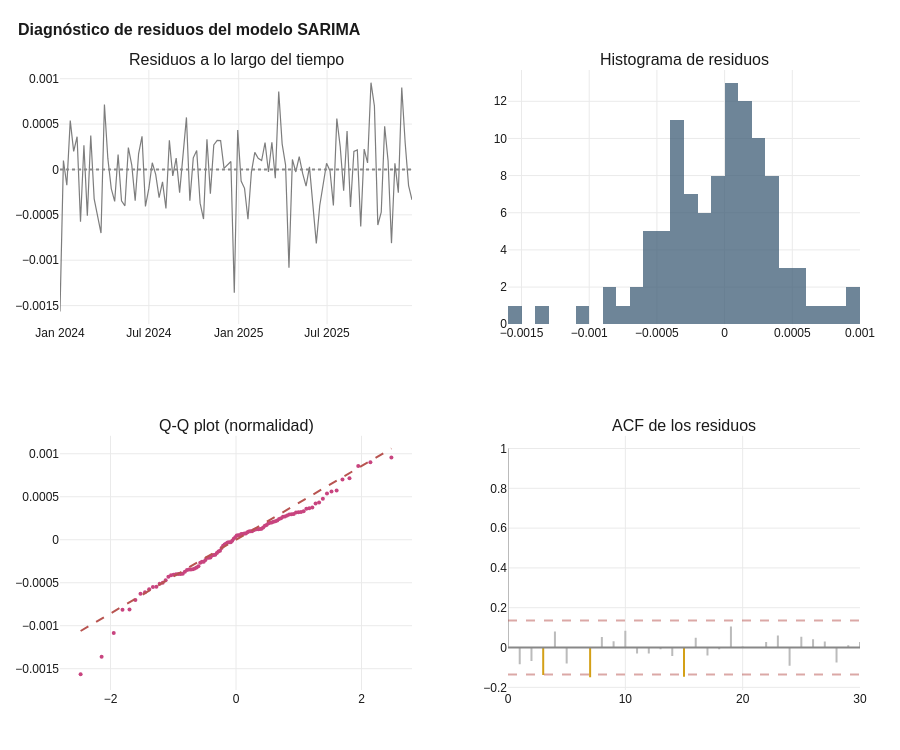

Here is the notebook cell this chart was saved with:
### Code cell
# 5.3 Diagnóstico de residuos
residuos_modelo = ajuste.resid[ajuste.loglikelihood_burn:]

# Test de Ljung-Box (residuos no autocorrelacionados)
print("DIAGNÓSTICO DE RESIDUOS DEL MODELO SARIMA")
print("=" * 70)
print("\nTest de Ljung-Box (H0: los residuos NO están autocorrelacionados)")
lb_test = acorr_ljungbox(residuos_modelo, lags=[10, 20, 52], return_df=True)
print(lb_test.to_string())
if (lb_test["lb_pvalue"] > 0.05).all():
    print("\n   ✓ p-valores > 0,05 → no hay evidencia de autocorrelación residual")
else:
    print("\n   ⚠ Algún p-valor ≤ 0,05 → existe autocorrelación residual en algún lag")

# Test de normalidad (Jarque-Bera)
jb_stat, jb_pvalue = jarque_bera(residuos_modelo)
print(f"\nTest de Jarque-Bera de normalidad de residuos:")
print(f"   Estadístico: {jb_stat:.4f}   p-valor: {jb_pvalue:.4f}")

# Visualización del diagnóstico
fig = make_subplots(
    rows=2, cols=2,
    subplot_titles=("Residuos a lo largo del tiempo", "Histograma de residuos",
                     "Q-Q plot (normalidad)", "ACF de los residuos"),
    horizontal_spacing=0.12, vertical_spacing=0.18,
)

# Residuos vs tiempo
fig.add_trace(go.Scatter(x=residuos_modelo.index, y=residuos_modelo.values/1e3,
                          mode="lines", line=dict(color=COLOR_NEUTRO, width=1.2),
                          showlegend=False), row=1, col=1)
fig.add_hline(y=0, line_dash="dot", line_color="#888", row=1, col=1)

# Histograma
fig.add_trace(go.Histogram(x=residuos_modelo.values/1e3, nbinsx=30,
                            marker_color=COLOR_INTERNACIONAL, opacity=0.75,
                            showlegend=False), row=1, col=2)

# Q-Q plot manual
from scipy import stats as scstats
qq_x = scstats.probplot(residuos_modelo, dist="norm")[0][0]
qq_y = scstats.probplot(residuos_modelo, dist="norm")[0][1] / 1e3
fig.add_trace(go.Scatter(x=qq_x, y=qq_y, mode="markers",
                          marker=dict(size=4, color=COLOR_NACIONAL), showlegend=False), row=2, col=1)
# Línea diagonal de referencia
fig.add_trace(go.Scatter(x=qq_x, y=qq_x * np.std(residuos_modelo)/1e3,
                          mode="lines", line=dict(color=COLOR_NEGATIVO, dash="dash"),
                          showlegend=False), row=2, col=1)

# ACF de residuos
acf_resid = acf(residuos_modelo, nlags=30, fft=False)
for i, val in enumerate(acf_resid):
    color = COLOR_DESTACAR if i > 0 and abs(val) > banda else "#BBB"
    fig.add_trace(go.Scatter(x=[i, i], y=[0, val], mode="lines",
                              line=dict(color=color, width=2), showlegend=False), row=2, col=2)
fig.add_hline(y=banda, line_dash="dash", line_color=COLOR_NEGATIVO, opacity=0.5, row=2, col=2)
fig.add_hline(y=-banda, line_dash="dash", line_color=COLOR_NEGATIVO, opacity=0.5, row=2, col=2)
fig.add_hline(y=0, line_color="#888", row=2, col=2)

fig.update_layout(
    title=dict(text="<b>Diagnóstico de residuos del modelo SARIMA</b>"),
    height=750, showlegend=False,
)
guardar_y_mostrar(fig, "07_diagnostico_residuos", h=750)

### Figure 1 — Plotly figure (JSON) as saved in the notebook; plotly's stock layout.template omitted (floating-point values rounded to 4 significant figures)
{"data": [{"line": {"color": "#7D7D7D", "width": 1.2}, "mode": "lines", "showlegend": false, "type": "scatter", "x": ["2024-01-01T00:00:00", "2024-01-08T00:00:00", "2024-01-15T00:00:00", "2024-01-22T00:00:00", "2024-01-29T00:00:00", "2024-02-05T00:00:00", "2024-02-12T00:00:00", "2024-02-19T00:00:00", "2024-02-26T00:00:00", "2024-03-04T00:00:00", "2024-03-11T00:00:00", "2024-03-18T00:00:00", "2024-03-25T00:00:00", "2024-04-01T00:00:00", "2024-04-08T00:00:00", "2024-04-15T00:00:00", "2024-04-22T00:00:00", "2024-04-29T00:00:00", "2024-05-06T00:00:00", "2024-05-13T00:00:00", "2024-05-20T00:00:00", "2024-05-27T00:00:00", "2024-06-03T00:00:00", "2024-06-10T00:00:00", "2024-06-17T00:00:00", "2024-06-24T00:00:00", "2024-07-01T00:00:00", "2024-07-08T00:00:00", "2024-07-15T00:00:00", "2024-07-22T00:00:00", "2024-07-29T00:00:00", "2024-08-05T00:00:00", "2024-08-12T00:00:00", "2024-08-19T00:00:00", "2024-08-26T00:00:00", "2024-09-02T00:00:00", "2024-09-09T00:00:00", "2024-09-16T00:00:00", "2024-09-23T00:00:00", "2024-09-30T00:00:00", "2024-10-07T00:00:00", "2024-10-14T00:00:00", "2024-10-21T00:00:00", "2024-10-28T00:00:00", "2024-11-04T00:00:00", "2024-11-11T00:00:00", "2024-11-18T00:00:00", "2024-11-25T00:00:00", "2024-12-02T00:00:00", "2024-12-09T00:00:00", "2024-12-16T00:00:00", "2024-12-23T00:00:00", "2024-12-30T00:00:00", "2025-01-06T00:00:00", "2025-01-13T00:00:00", "2025-01-20T00:00:00", "2025-01-27T00:00:00", "2025-02-03T00:00:00", "2025-02-10T00:00:00", "2025-02-17T00:00:00", "2025-02-24T00:00:00", "2025-03-03T00:00:00", "2025-03-10T00:00:00", "2025-03-17T00:00:00", "2025-03-24T00:00:00", "2025-03-31T00:00:00", "2025-04-07T00:00:00", "2025-04-14T00:00:00", "2025-04-21T00:00:00", "2025-04-28T00:00:00", "2025-05-05T00:00:00", "2025-05-12T00:00:00", "2025-05-19T00:00:00", "2025-05-26T00:00:00", "2025-06-02T00:00:00", "2025-06-09T00:00:00", "2025-06-16T00:00:00", "2025-06-23T00:00:00", "2025-06-30T00:00:00", "2025-07-07T00:00:00", "2025-07-14T00:00:00", "2025-07-21T00:00:00", "2025-07-28T00:00:00", "2025-08-04T00:00:00", "2025-08-11T00:00:00", "2025-08-18T00:00:00", "2025-08-25T00:00:00", "2025-09-01T00:00:00", "2025-09-08T00:00:00", "2025-09-15T00:00:00", "2025-09-22T00:00:00", "2025-09-29T00:00:00", "2025-10-06T00:00:00", "2025-10-13T00:00:00", "2025-10-20T00:00:00", "2025-10-27T00:00:00", "2025-11-03T00:00:00", "2025-11-10T00:00:00", "2025-11-17T00:00:00", "2025-11-24T00:00:00", "2025-12-01T00:00:00", "2025-12-08T00:00:00", "2025-12-15T00:00:00", "2025-12-22T00:00:00"], "xaxis": "x", "y": [-0.001565, 9.908e-05, -0.0001736, 0.0005381, 0.0001997, 0.0003605, -0.0005751, 0.0002663, -0.0005106, 0.0003744, -0.0003236, -0.0005012, -0.0007004, 0.0007159, 0.0001218, -0.0002102, -0.0003513, 0.0001633, -0.0003459, -0.0004006, 0.0002418, 4.827e-05, -0.0003444, 0.0001726, 0.000366, -0.0004073, -0.0002088, 7.407e-05, -5.41e-05, -0.0003094, -0.0001363, -0.0004295, 0.0003218, -7.096e-05, 0.0001259, -0.0002547, 0.00012, 0.0005736, -0.0003452, 0.0001282, 0.0002094, -0.000371, -0.0005463, 0.0003323, -0.0002665, 0.0002709, 0.0003195, 0.0003176, 1.279e-05, 5.223e-05, 8.814e-05, -0.001359, 0.0004337, -0.000128, -0.0002079, -0.0005484, -3.108e-05, 0.000188, 0.0001235, 9.775e-05, 0.0002966, -2.794e-05, 0.0003003, -9.63e-05, 0.0008584, 0.0002823, 5.102e-05, -0.001083, 0.0001107, -2.777e-05, 0.0001419, -4.324e-05, -0.0001831, 2.872e-05, -0.0003987, -0.0008139, -0.0003993, -0.0001535, 6.824e-05, -1.273e-05, -0.0003956, 0.0005612, 0.000249, -0.0002349, 0.0004226, -0.0004127, 0.0001985, 0.0002149, -0.0006281, 0.0002252, 7.224e-05, 0.0009559, 0.0006995, -0.0006118, -0.0004707, 0.0004764, 9.611e-05, -0.0008117, 6.757e-05, -0.0002553, 0.0009022, 0.0002946, -0.0001771, -0.0003347], "yaxis": "y"}, {"marker": {"color": "#3E5C76"}, "nbinsx": 30, "opacity": 0.75, "showlegend": false, "type": "histogram", "x": [-0.001565, 9.908e-05, -0.0001736, 0.0005381, 0.0001997, 0.0003605, -0.0005751, 0.0002663, -0.0005106, 0.0003744, -0.0003236, -0.0005012, -0.0007004, 0.0007159, 0.0001218, -0.0002102, -0.0003513, 0.0001633, -0.0003459, -0.0004006, 0.0002418, 4.827e-05, -0.0003444, 0.0001726, 0.000366, -0.0004073, -0.0002088, 7.407e-05, -5.41e-05, -0.0003094, -0.0001363, -0.0004295, 0.0003218, -7.096e-05, 0.0001259, -0.0002547, 0.00012, 0.0005736, -0.0003452, 0.0001282, 0.0002094, -0.000371, -0.0005463, 0.0003323, -0.0002665, 0.0002709, 0.0003195, 0.0003176, 1.279e-05, 5.223e-05, 8.814e-05, -0.001359, 0.0004337, -0.000128, -0.0002079, -0.0005484, -3.108e-05, 0.000188, 0.0001235, 9.775e-05, 0.0002966, -2.794e-05, 0.0003003, -9.63e-05, 0.0008584, 0.0002823, 5.102e-05, -0.001083, 0.0001107, -2.777e-05, 0.0001419, -4.324e-05, -0.0001831, 2.872e-05, -0.0003987, -0.0008139, -0.0003993, -0.0001535, 6.824e-05, -1.273e-05, -0.0003956, 0.0005612, 0.000249, -0.0002349, 0.0004226, -0.0004127, 0.0001985, 0.0002149, -0.0006281, 0.0002252, 7.224e-05, 0.0009559, 0.0006995, -0.0006118, -0.0004707, 0.0004764, 9.611e-05, -0.0008117, 6.757e-05, -0.0002553, 0.0009022, 0.0002946, -0.0001771, -0.0003347], "xaxis": "x2", "yaxis": "y2"}, {"marker": {"color": "#C8447F", "size": 4}, "mode": "markers", "showlegend": false, "type": "scatter", "x": [-2.476, -2.141, -1.948, -1.808, -1.697, -1.603, -1.522, -1.449, -1.384, -1.324, -1.268, -1.216, -1.167, -1.121, -1.077, -1.035, -0.9951, -0.9564, -0.9191, -0.8831, -0.8482, -0.8142, -0.7812, -0.749, -0.7176, -0.6869, -0.6568, -0.6273, -0.5983, -0.5698, -0.5418, -0.5141, -0.4869, -0.4601, -0.4335, -0.4073, -0.3813, -0.3556, -0.3301, -0.3049, -0.2798, -0.2549, -0.2302, -0.2056, -0.1811, -0.1568, -0.1325, -0.1083, -0.08416, -0.06008, -0.03603, -0.01201, 0.01201, 0.03603, 0.06008, 0.08416, 0.1083, 0.1325, 0.1568, 0.1811, 0.2056, 0.2302, 0.2549, 0.2798, 0.3049, 0.3301, 0.3556, 0.3813, 0.4073, 0.4335, 0.4601, 0.4869, 0.5141, 0.5418, 0.5698, 0.5983, 0.6273, 0.6568, 0.6869, 0.7176, 0.749, 0.7812, 0.8142, 0.8482, 0.8831, 0.9191, 0.9564, 0.9951, 1.035, 1.077, 1.121, 1.167, 1.216, 1.268, 1.324, 1.384, 1.449, 1.522, 1.603, 1.697, 1.808, 1.948, 2.141, 2.476], "xaxis": "x3", "y": [-0.001565, -0.001359, -0.001083, -0.0008139, -0.0008117, -0.0007004, -0.0006281, -0.0006118, -0.0005751, -0.0005484, -0.0005463, -0.0005106, -0.0005012, -0.0004707, -0.0004295, -0.0004127, -0.0004073, -0.0004006, -0.0003993, -0.0003987, -0.0003956, -0.000371, -0.0003513, -0.0003459, -0.0003452, -0.0003444, -0.0003347, -0.0003236, -0.0003094, -0.0002665, -0.0002553, -0.0002547, -0.0002349, -0.0002102, -0.0002088, -0.0002079, -0.0001831, -0.0001771, -0.0001736, -0.0001535, -0.0001363, -0.000128, -9.63e-05, -7.096e-05, -5.41e-05, -4.324e-05, -3.108e-05, -2.794e-05, -2.777e-05, -1.273e-05, 1.279e-05, 2.872e-05, 4.827e-05, 5.102e-05, 5.223e-05, 6.757e-05, 6.824e-05, 7.224e-05, 7.407e-05, 8.814e-05, 9.611e-05, 9.775e-05, 9.908e-05, 0.0001107, 0.00012, 0.0001218, 0.0001235, 0.0001259, 0.0001282, 0.0001419, 0.0001633, 0.0001726, 0.000188, 0.0001985, 0.0001997, 0.0002094, 0.0002149, 0.0002252, 0.0002418, 0.000249, 0.0002663, 0.0002709, 0.0002823, 0.0002946, 0.0002966, 0.0003003, 0.0003176, 0.0003195, 0.0003218, 0.0003323, 0.0003605, 0.000366, 0.0003744, 0.0004226, 0.0004337, 0.0004764, 0.0005381, 0.0005612, 0.0005736, 0.0006995, 0.0007159, 0.0008584, 0.0009022, 0.0009559], "yaxis": "y3"}, {"line": {"color": "#B85450", "dash": "dash"}, "mode": "lines", "showlegend": false, "type": "scatter", "x": [-2.476, -2.141, -1.948, -1.808, -1.697, -1.603, -1.522, -1.449, -1.384, -1.324, -1.268, -1.216, -1.167, -1.121, -1.077, -1.035, -0.9951, -0.9564, -0.9191, -0.8831, -0.8482, -0.8142, -0.7812, -0.749, -0.7176, -0.6869, -0.6568, -0.6273, -0.5983, -0.5698, -0.5418, -0.5141, -0.4869, -0.4601, -0.4335, -0.4073, -0.3813, -0.3556, -0.3301, -0.3049, -0.2798, -0.2549, -0.2302, -0.2056, -0.1811, -0.1568, -0.1325, -0.1083, -0.08416, -0.06008, -0.03603, -0.01201, 0.01201, 0.03603, 0.06008, 0.08416, 0.1083, 0.1325, 0.1568, 0.1811, 0.2056, 0.2302, 0.2549, 0.2798, 0.3049, 0.3301, 0.3556, 0.3813, 0.4073, 0.4335, 0.4601, 0.4869, 0.5141, 0.5418, 0.5698, 0.5983, 0.6273, 0.6568, 0.6869, 0.7176, 0.749, 0.7812, 0.8142, 0.8482, 0.8831, 0.9191, 0.9564, 0.9951, 1.035, 1.077, 1.121, 1.167, 1.216, 1.268, 1.324, 1.384, 1.449, 1.522, 1.603, 1.697, 1.808, 1.948, 2.141, 2.476], "xaxis": "x3", "y": [-0.001061, -0.0009178, -0.0008349, -0.000775, -0.0007272, -0.0006871, -0.0006522, -0.0006212, -0.0005931, -0.0005674, -0.0005435, -0.0005213, -0.0005003, -0.0004805, -0.0004617, -0.0004437, -0.0004265, -0.0004099, -0.0003939, -0.0003785, -0.0003635, -0.000349, -0.0003348, -0.000321, -0.0003075, -0.0002944, -0.0002815, -0.0002688, -0.0002564, -0.0002442, -0.0002322, -0.0002204, -0.0002087, -0.0001972, -0.0001858, -0.0001746, -0.0001634, -0.0001524, -0.0001415, -0.0001307, -0.0001199, -0.0001093, -9.865e-05, -8.811e-05, -7.762e-05, -6.718e-05, -5.678e-05, -4.641e-05, -3.607e-05, -2.575e-05, -1.544e-05, -5.147e-06, 5.147e-06, 1.544e-05, 2.575e-05, 3.607e-05, 4.641e-05, 5.678e-05, 6.718e-05, 7.762e-05, 8.811e-05, 9.865e-05, 0.0001093, 0.0001199, 0.0001307, 0.0001415, 0.0001524, 0.0001634, 0.0001746, 0.0001858, 0.0001972, 0.0002087, 0.0002204, 0.0002322, 0.0002442, 0.0002564, 0.0002688, 0.0002815, 0.0002944, 0.0003075, 0.000321, 0.0003348, 0.000349, 0.0003635, 0.0003785, 0.0003939, 0.0004099, 0.0004265, 0.0004437, 0.0004617, 0.0004805, 0.0005003, 0.0005213, 0.0005435, 0.0005674, 0.0005931, 0.0006212, 0.0006522, 0.0006871, 0.0007272, 0.000775, 0.0008349, 0.0009178, 0.001061], "yaxis": "y3"}, {"line": {"color": "#BBB", "width": 2}, "mode": "lines", "showlegend": false, "type": "scatter", "x": [0, 0], "xaxis": "x4", "y": [0, 1], "yaxis": "y4"}, {"line": {"color": "#BBB", "width": 2}, "mode": "lines", "showlegend": false, "type": "scatter", "x": [1, 1], "xaxis": "x4", "y": [0, -0.0836], "yaxis": "y4"}, {"line": {"color": "#BBB", "width": 2}, "mode": "lines", "showlegend": false, "type": "scatter", "x": [2, 2], "xaxis": "x4", "y": [0, -0.06825], "yaxis": "y4"}, {"line": {"color": "#D4A017", "width": 2}, "mode": "lines", "showlegend": false, "type": "scatter", "x": [3, 3], "xaxis": "x4", "y": [0, -0.1379], "yaxis": "y4"}, {"line": {"color": "#BBB", "width": 2}, "mode": "lines", "showlegend": false, "type": "scatter", "x": [4, 4], "xaxis": "x4", "y": [0, 0.08007], "yaxis": "y4"}, {"line": {"color": "#BBB", "width": 2}, "mode": "lines", "showlegend": false, "type": "scatter", "x": [5, 5], "xaxis": "x4", "y": [0, -0.08029], "yaxis": "y4"}, {"line": {"color": "#BBB", "width": 2}, "mode": "lines", "showlegend": false, "type": "scatter", "x": [6, 6], "xaxis": "x4", "y": [0, -0.001675], "yaxis": "y4"}, {"line": {"color": "#D4A017", "width": 2}, "mode": "lines", "showlegend": false, "type": "scatter", "x": [7, 7], "xaxis": "x4", "y": [0, -0.1496], "yaxis": "y4"}, {"line": {"color": "#BBB", "width": 2}, "mode": "lines", "showlegend": false, "type": "scatter", "x": [8, 8], "xaxis": "x4", "y": [0, 0.05266], "yaxis": "y4"}, {"line": {"color": "#BBB", "width": 2}, "mode": "lines", "showlegend": false, "type": "scatter", "x": [9, 9], "xaxis": "x4", "y": [0, 0.03196], "yaxis": "y4"}, {"line": {"color": "#BBB", "width": 2}, "mode": "lines", "showlegend": false, "type": "scatter", "x": [10, 10], "xaxis": "x4", "y": [0, 0.08478], "yaxis": "y4"}, {"line": {"color": "#BBB", "width": 2}, "mode": "lines", "showlegend": false, "type": "scatter", "x": [11, 11], "xaxis": "x4", "y": [0, -0.03056], "yaxis": "y4"}, {"line": {"color": "#BBB", "width": 2}, "mode": "lines", "showlegend": false, "type": "scatter", "x": [12, 12], "xaxis": "x4", "y": [0, -0.0295], "yaxis": "y4"}, {"line": {"color": "#BBB", "width": 2}, "mode": "lines", "showlegend": false, "type": "scatter", "x": [13, 13], "xaxis": "x4", "y": [0, -0.00891], "yaxis": "y4"}, {"line": {"color": "#BBB", "width": 2}, "mode": "lines", "showlegend": false, "type": "scatter", "x": [14, 14], "xaxis": "x4", "y": [0, -0.04239], "yaxis": "y4"}, {"line": {"color": "#D4A017", "width": 2}, "mode": "lines", "showlegend": false, "type": "scatter", "x": [15, 15], "xaxis": "x4", "y": [0, -0.1472], "yaxis": "y4"}, {"line": {"color": "#BBB", "width": 2}, "mode": "lines", "showlegend": false, "type": "scatter", "x": [16, 16], "xaxis": "x4", "y": [0, 0.04933], "yaxis": "y4"}, {"line": {"color": "#BBB", "width": 2}, "mode": "lines", "showlegend": false, "type": "scatter", "x": [17, 17], "xaxis": "x4", "y": [0, -0.03954], "yaxis": "y4"}, {"line": {"color": "#BBB", "width": 2}, "mode": "lines", "showlegend": false, "type": "scatter", "x": [18, 18], "xaxis": "x4", "y": [0, -0.008393], "yaxis": "y4"}, {"line": {"color": "#BBB", "width": 2}, "mode": "lines", "showlegend": false, "type": "scatter", "x": [19, 19], "xaxis": "x4", "y": [0, 0.1053], "yaxis": "y4"}, {"line": {"color": "#BBB", "width": 2}, "mode": "lines", "showlegend": false, "type": "scatter", "x": [20, 20], "xaxis": "x4", "y": [0, 0.005056], "yaxis": "y4"}, {"line": {"color": "#BBB", "width": 2}, "mode": "lines", "showlegend": false, "type": "scatter", "x": [21, 21], "xaxis": "x4", "y": [0, 0.000942], "yaxis": "y4"}, {"line": {"color": "#BBB", "width": 2}, "mode": "lines", "showlegend": false, "type": "scatter", "x": [22, 22], "xaxis": "x4", "y": [0, 0.02751], "yaxis": "y4"}, {"line": {"color": "#BBB", "width": 2}, "mode": "lines", "showlegend": false, "type": "scatter", "x": [23, 23], "xaxis": "x4", "y": [0, 0.05994], "yaxis": "y4"}, {"line": {"color": "#BBB", "width": 2}, "mode": "lines", "showlegend": false, "type": "scatter", "x": [24, 24], "xaxis": "x4", "y": [0, -0.09098], "yaxis": "y4"}, {"line": {"color": "#BBB", "width": 2}, "mode": "lines", "showlegend": false, "type": "scatter", "x": [25, 25], "xaxis": "x4", "y": [0, 0.05359], "yaxis": "y4"}, {"line": {"color": "#BBB", "width": 2}, "mode": "lines", "showlegend": false, "type": "scatter", "x": [26, 26], "xaxis": "x4", "y": [0, 0.042], "yaxis": "y4"}, {"line": {"color": "#BBB", "width": 2}, "mode": "lines", "showlegend": false, "type": "scatter", "x": [27, 27], "xaxis": "x4", "y": [0, 0.03048], "yaxis": "y4"}, {"line": {"color": "#BBB", "width": 2}, "mode": "lines", "showlegend": false, "type": "scatter", "x": [28, 28], "xaxis": "x4", "y": [0, -0.07564], "yaxis": "y4"}, {"line": {"color": "#BBB", "width": 2}, "mode": "lines", "showlegend": false, "type": "scatter", "x": [29, 29], "xaxis": "x4", "y": [0, 0.01175], "yaxis": "y4"}, {"line": {"color": "#BBB", "width": 2}, "mode": "lines", "showlegend": false, "type": "scatter", "x": [30, 30], "xaxis": "x4", "y": [0, 0.02826], "yaxis": "y4"}], "layout": {"annotations": [{"font": {"size": 16}, "showarrow": false, "text": "Residuos a lo largo del tiempo", "x": 0.22, "xanchor": "center", "xref": "paper", "y": 1, "yanchor": "bottom", "yref": "paper"}, {"font": {"size": 16}, "showarrow": false, "text": "Histograma de residuos", "x": 0.78, "xanchor": "center", "xref": "paper", "y": 1, "yanchor": "bottom", "yref": "paper"}, {"font": {"size": 16}, "showarrow": false, "text": "Q-Q plot (normalidad)", "x": 0.22, "xanchor": "center", "xref": "paper", "y": 0.41, "yanchor": "bottom", "yref": "paper"}, {"font": {"size": 16}, "showarrow": false, "text": "ACF de los residuos", "x": 0.78, "xanchor": "center", "xref": "paper", "y": 0.41, "yanchor": "bottom", "yref": "paper"}], "height": 750, "shapes": [{"line": {"color": "#888", "dash": "dot"}, "type": "line", "x0": 0, "x1": 1, "xref": "x domain", "y0": 0, "y1": 0, "yref": "y"}, {"line": {"color": "#B85450", "dash": "dash"}, "opacity": 0.5, "type": "line", "x0": 0, "x1": 1, "xref": "x4 domain", "y0": 0.1359, "y1": 0.1359, "yref": "y4"}, {"line": {"color": "#B85450", "dash": "dash"}, "opacity": 0.5, "type": "line", "x0": 0, "x1": 1, "xref": "x4 domain", "y0": -0.1359, "y1": -0.1359, "yref": "y4"}, {"line": {"color": "#888"}, "type": "line", "x0": 0, "x1": 1, "xref": "x4 domain", "y0": 0, "y1": 0, "yref": "y4"}], "showlegend": false, "title": {"text": "<b>Diagnóstico de residuos del modelo SARIMA</b>"}, "xaxis": {"anchor": "y", "domain": [0, 0.44]}, "xaxis2": {"anchor": "y2", "domain": [0.56, 1]}, "xaxis3": {"anchor": "y3", "domain": [0, 0.44]}, "xaxis4": {"anchor": "y4", "domain": [0.56, 1]}, "yaxis": {"anchor": "x", "domain": [0.59, 1]}, "yaxis2": {"anchor": "x2", "domain": [0.59, 1]}, "yaxis3": {"anchor": "x3", "domain": [0, 0.41]}, "yaxis4": {"anchor": "x4", "domain": [0, 0.41]}}}
